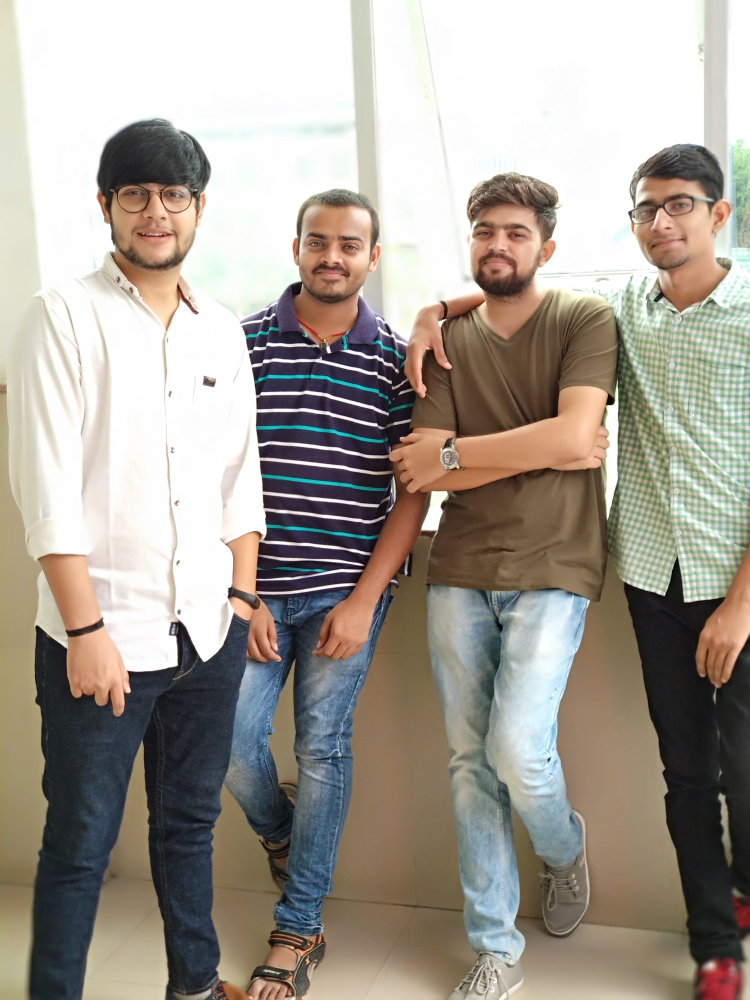
#> input picture Face_recognition/image/group.jpg, 3000 x 4000 px, found by its file name (shown at 1/4 size)
$ python OpenCV_Face_Recognition_code.py
#> lines starting #> are read from the running program, lines starting #| are printed output that depends on the picture; after the words box and inside, x2 and y2 are one past the last pixel; in counts of white or black regions, pixels touching at a corner belong together
"""
Created on sunday December 23 15:32:22 2018
@author: Ravi
Project on Face Recognition :Recognition the faces in the image
"""


import cv2                                                    #importing the package cv2


img=cv2.imread("F:\OpenCV\image\\group.jpg",1)                             #reading the image from directory and 1 is for colorfull image and 0 is grayscale image or black and white image
#> img is the input picture: shape (4000, 3000, 3); mean B, G, R 147.8, 157.5, 164.5

print(img.shape)                                                           #display the shape of image
#| (4000, 3000, 3)

resize_img =cv2.resize(img,(int(img.shape[0]/6),int(img.shape[1]/3)))         #resize the shape of image
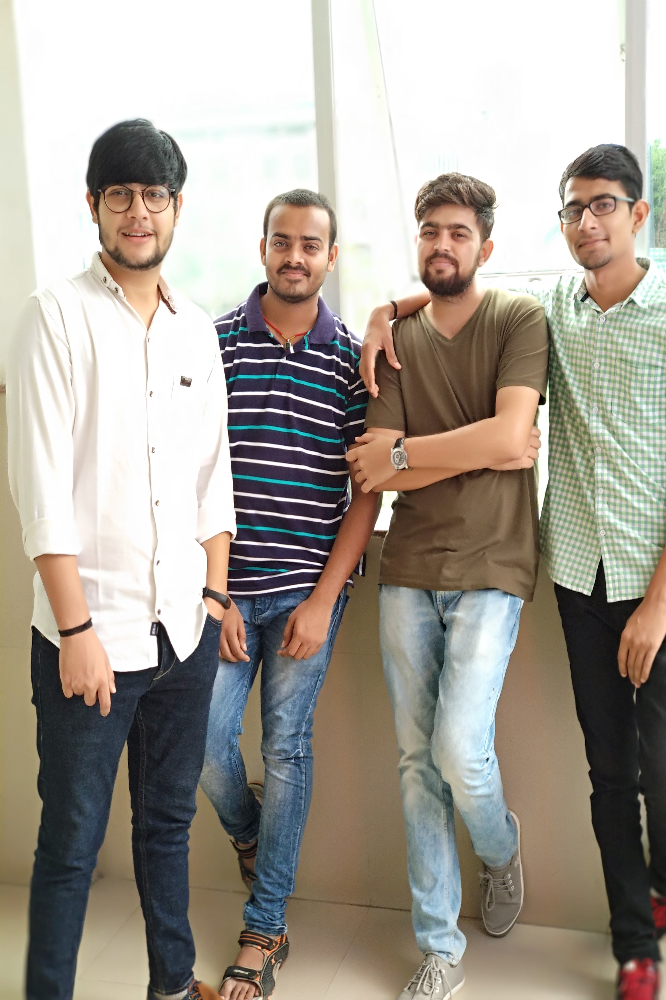
#> resize_img: shape (1000, 666, 3); mean B, G, R 147.8, 157.5, 164.5
#cv2.imshow("ravi",resize)                                                # its for diaplay the image
gray_img=cv2.cvtColor(resize_img,cv2.COLOR_BGR2GRAY)                          #reading the image as gray scale image
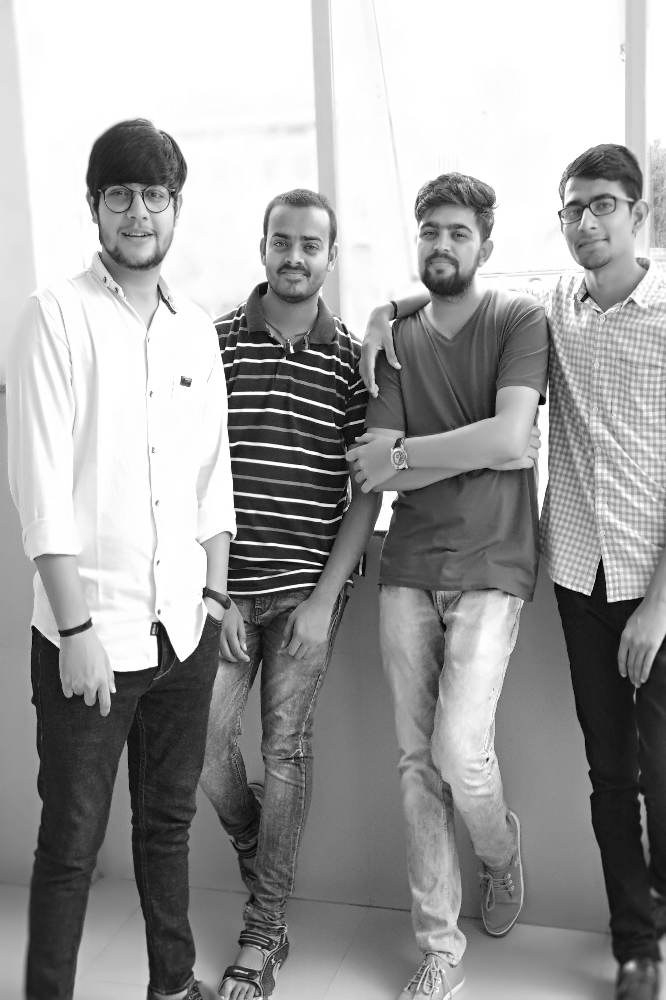
#> gray_img: shape (1000, 666); min 1, max 255, mean 158.5

face_cascade=cv2.CascadeClassifier("haarcascade_frontalface_default.xml")              #create a cascadeClassifier object and "haarcascade_frontalface_default.xml" is a
                                                                                      # classifier which is used to delete the image from source

faces=face_cascade.detectMultiScale(gray_img,scaleFactor=1.05,minNeighbors=5)          # it is used here to reduce the size of image
#> faces = [[438, 738, 68, 68], [405, 203, 79, 79], [602, 937, 61, 61], [87, 160, 98, 98], [255, 213, 82, 82], [395, 897, 76, 76], [545, 175, 90, 90]]
print(type(faces))                                      #display the type faces
#| <class 'numpy.ndarray'>
for x,y,w,h in faces:                                                                  #loop for excuting the x,y,w,h co-ordinate in faces nparray
    cv2.rectangle(resize_img,(x,y),(x+w,y+h),(0,255,0),3)            #it drawn the rectangular box of green color on face of image here (x,y) are starting co-orinate and (x+w,y+h) are ending.
#> this loop made 7 passes
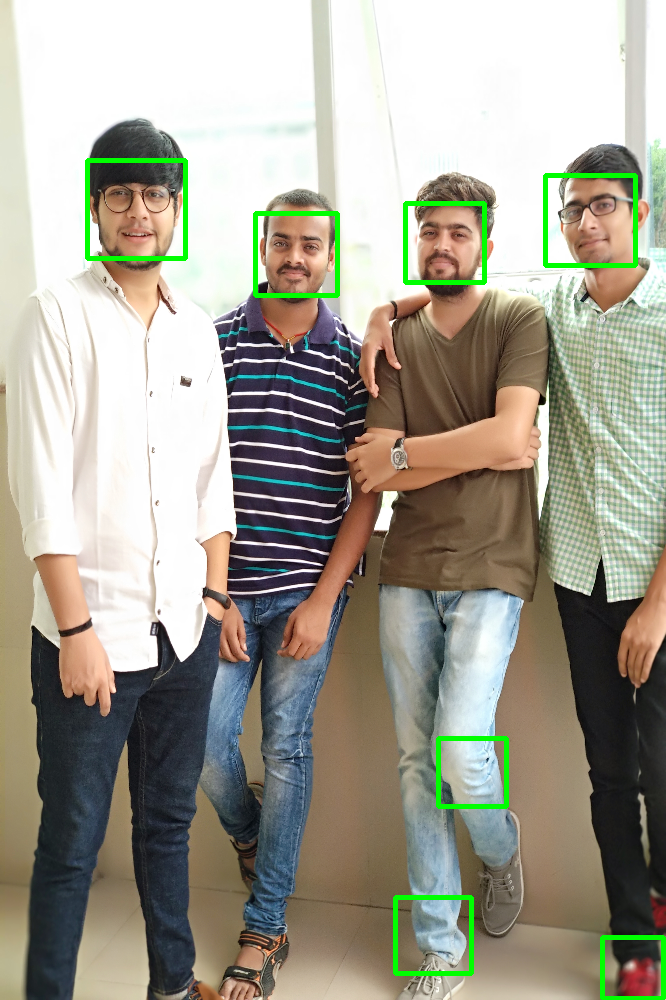
#> resize_img: shape (1000, 666, 3); 1.64% of pixels changed, all inside (x1, y1, x2, y2) = (85, 158, 666, 1000)

cv2.imshow("ravi",resize_img)                                      #used to display the image
cv2.waitKey(0)                                                #press any key to end
cv2.destroyAllWindows()                                      #it closes all windows

$ run again, with Face_recognition/image/ravi.jpg copied over Face_recognition/image/group.jpg
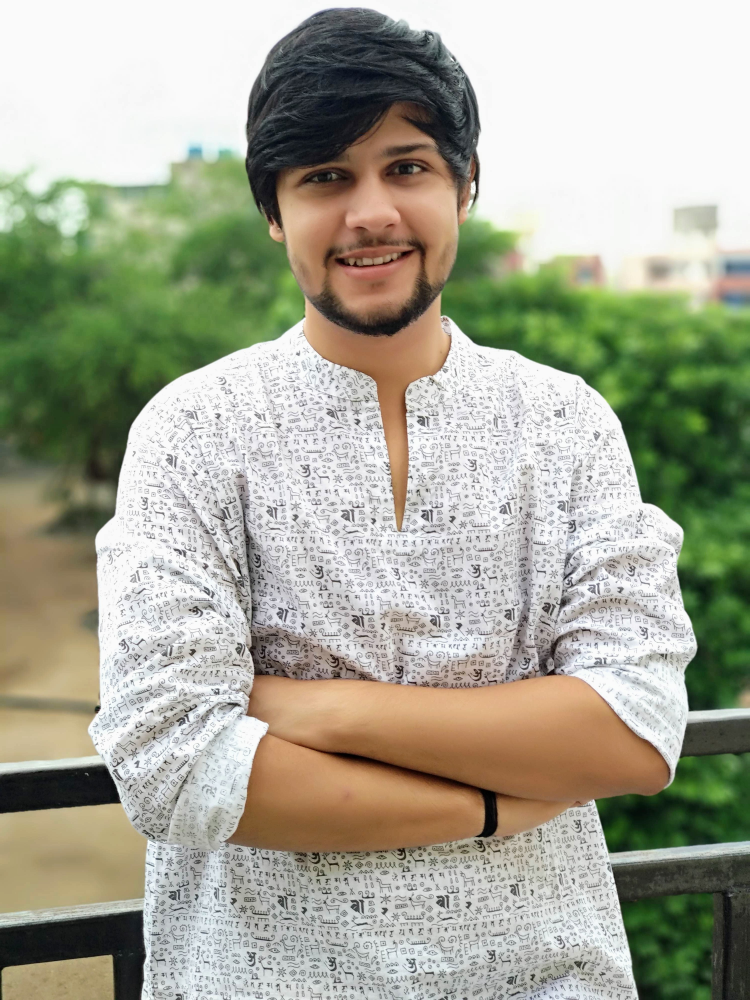
#> input picture Face_recognition/image/ravi.jpg, 3000 x 4000 px, found by its file name (shown at 1/4 size)
#> img is the input picture: shape (4000, 3000, 3); mean B, G, R 149.5, 166.7, 166.2
#| (4000, 3000, 3)
#> `gray_img=cv2.cvtColor(resize_img,cv2.COLOR_BGR2GRAY)`:
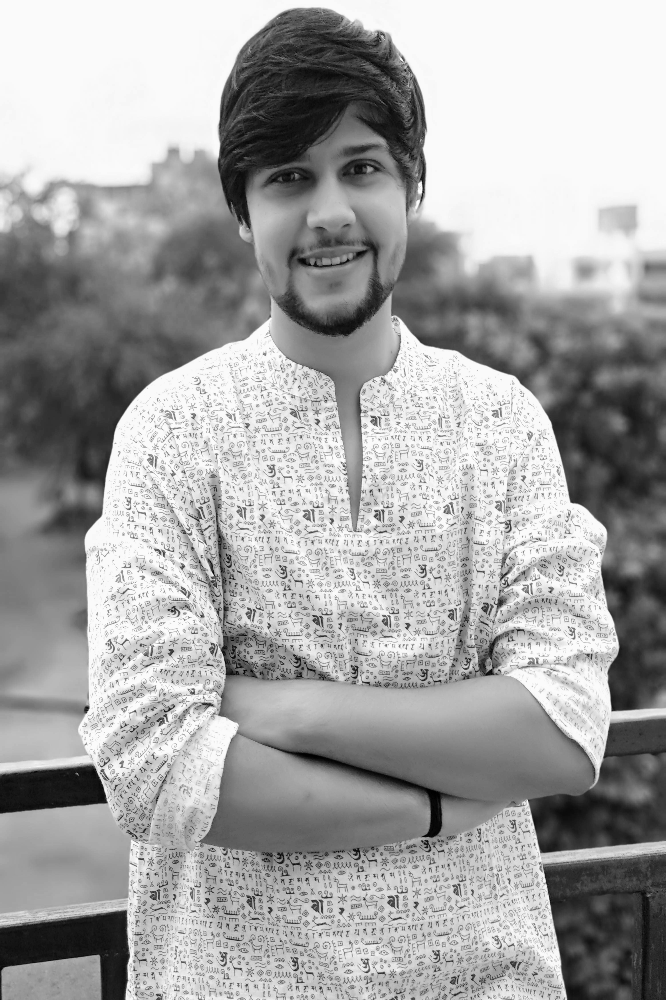
#> gray_img: shape (1000, 666); min 0, max 254, mean 164.6
#> faces = [[218, 92, 220, 220]]
#| <class 'numpy.ndarray'>
#> the loop `for x,y,w,h in faces:` made 1 pass
#> after the loop `for x,y,w,h in faces:`:
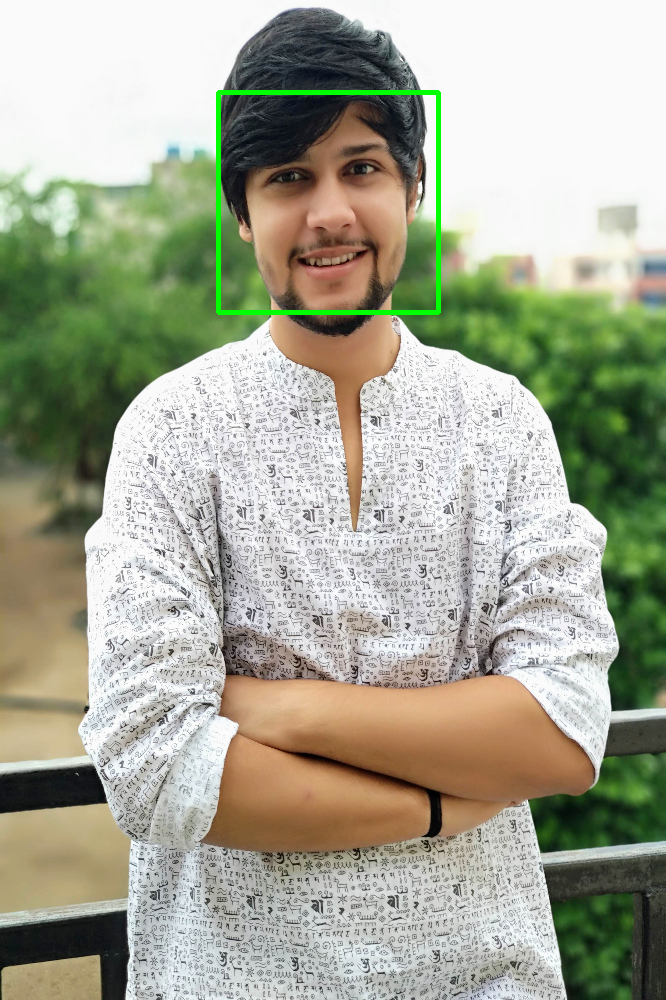
#> resize_img: shape (1000, 666, 3); mean B, G, R 148.8, 167.5, 165.5
